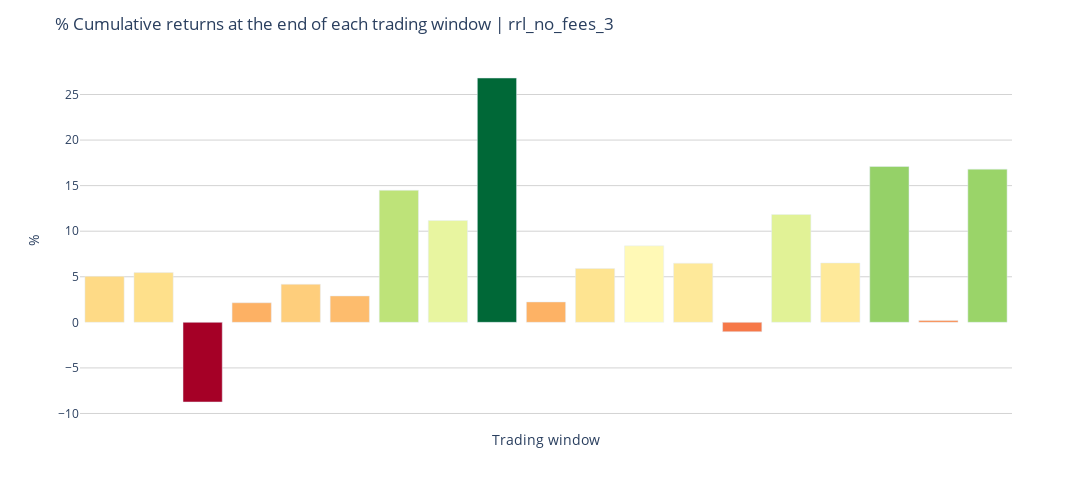

Notebook code for this chart:
### Code cell
df_barplot = generate_df_barplot(df)
title = f"% Cumulative returns at the end of each trading window | {setting}"

layout = generate_layout(
    fig_height=500, 
    fig_width=1100, 
    fig_title=title,
    x_axis_args={"title": {"text": "Trading window"}}, 
    y_axis_args={"gridcolor": "lightgrey", "title": {"text": "%"}}
)
fig = make_cumrets_barplot(df_barplot, layout)

fig.show()

### Figure 1 — Plotly figure (JSON) as saved in the notebook; plotly's stock layout.template omitted (floating-point values rounded to 4 significant figures)
{"data": [{"alignmentgroup": "True", "hovertemplate": "Trading window=%{x}<br>Cumulative returns=%{marker.color}<extra></extra>", "legendgroup": "", "marker": {"color": [5.05, 5.46, -8.74, 2.15, 4.18, 2.9, 14.49, 11.18, 26.81, 2.24, 5.91, 8.4, 6.49, -1.03, 11.84, 6.52, 17.1, 0.21, 16.81], "coloraxis": "coloraxis", "pattern": {"shape": ""}}, "name": "", "offsetgroup": "", "orientation": "v", "showlegend": false, "textposition": "auto", "type": "bar", "x": ["2010-06-30/2010-10-14 - sr=0.57", "2010-11-19/2011-03-09 - sr=0.78", "2011-04-14/2011-08-01 - sr=-0.98", "2011-09-07/2011-12-21 - sr=0.22", "2012-01-31/2012-05-16 - sr=0.51", "2012-06-22/2012-10-08 - sr=0.38", "2012-11-15/2013-03-06 - sr=1.9", "2013-04-12/2013-07-29 - sr=1.12", "2013-09-04/2013-12-18 - sr=2.29", "2014-01-28/2014-05-14 - sr=0.32", "2014-06-20/2014-10-06 - sr=0.82", "2014-11-11/2015-03-02 - sr=0.93", "2015-04-08/2015-07-23 - sr=0.71", "2015-08-28/2015-12-14 - sr=-0.01", "2016-01-22/2016-05-09 - sr=0.94", "2016-06-15/2016-09-29 - sr=0.69", "2016-11-04/2017-02-23 - sr=2.05", "2017-03-31/2017-07-18 - sr=0.07", "2017-08-23/2017-12-07 - sr=1.25"], "xaxis": "x", "y": [5.05, 5.46, -8.74, 2.15, 4.18, 2.9, 14.49, 11.18, 26.81, 2.24, 5.91, 8.4, 6.49, -1.03, 11.84, 6.52, 17.1, 0.21, 16.81], "yaxis": "y"}], "layout": {"barmode": "relative", "coloraxis": {"colorbar": {"title": {"text": "Cumulative returns"}}, "colorscale": [[0, "rgb(165,0,38)"], [0.1, "rgb(215,48,39)"], [0.2, "rgb(244,109,67)"], [0.3, "rgb(253,174,97)"], [0.4, "rgb(254,224,139)"], [0.5, "rgb(255,255,191)"], [0.6, "rgb(217,239,139)"], [0.7, "rgb(166,217,106)"], [0.8, "rgb(102,189,99)"], [0.9, "rgb(26,152,80)"], [1, "rgb(0,104,55)"]], "showscale": false}, "height": 500, "legend": {"tracegroupgap": 0}, "margin": {"t": 60}, "plot_bgcolor": "white", "title": {"text": "% Cumulative returns at the end of each trading window | rrl_no_fees_3"}, "width": 1100, "xaxis": {"anchor": "y", "domain": [0, 1], "showticklabels": false, "title": {"text": "Trading window"}}, "yaxis": {"anchor": "x", "domain": [0, 1], "gridcolor": "lightgrey", "title": {"text": "%"}}}}
